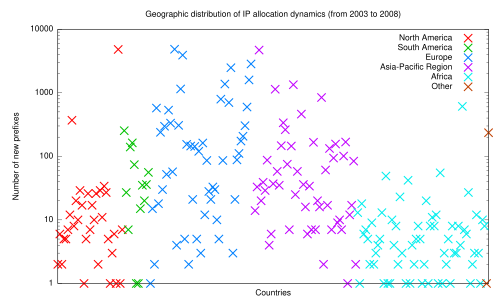

Here is the gnuplot script that generated this plot:
set terminal pdf
#set terminal windows
#set xdata time
#set timefmt "%Y-%m-%d"
#set format x ""
set logscale y
#set key left
set xlabel 'Countries'
set ylabel 'Number of new prefixes'
set title 'Geographic distribution of IP allocation dynamics (from 2003 to 2008)'

unset xtics
plot \
	'< grep "North America" ipv4datapercountrywithregionstotal.csv'	using 1:($5-$6) title 'North America'			ps 2 lw 3 pt 2, \
	'< grep "South America" ipv4datapercountrywithregionstotal.csv'	using 1:($5-$6) title 'South America'			ps 2 lw 3 pt 2, \
	'< grep "Europe" ipv4datapercountrywithregionstotal.csv'			using 1:($5-$6) title 'Europe'				ps 2 lw 3 pt 2, \
	'< grep "Asia" ipv4datapercountrywithregionstotal.csv'				using 1:($5-$6) title 'Asia-Pacific Region'	ps 2 lw 3 pt 2, \
	'< grep "Africa" ipv4datapercountrywithregionstotal.csv'			using 1:($5-$6) title 'Africa'				ps 2 lw 3 pt 2, \
	'< grep "Other" ipv4datapercountrywithregionstotal.csv'			using 1:($5-$6) title 'Other'					ps 2 lw 3 pt 2
